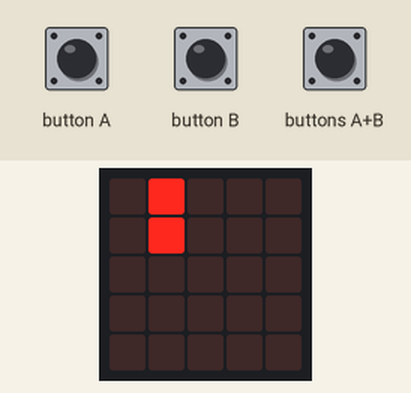
This program was run on a simulated BBC micro:bit (MakeCode). Parts: the board's 5×5 LED display. The inputs (shaded band) are chosen by the test bench. Random numbers come from a fixed seed.

Above: at 1.6 s.
1.7 s: button A pressed for 0.15 s
3.3 s: button B pressed for 0.15 s
At 4.9 s:
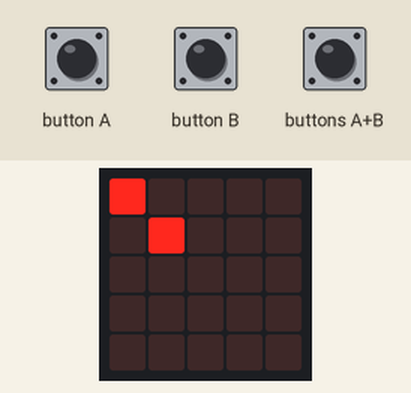
5.5 s: button A pressed for 0.15 s
At 6.4 s:
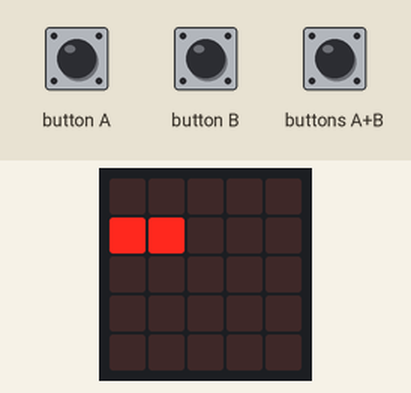
8.6 s: button B pressed for 0.15 s
At 9.8 s:
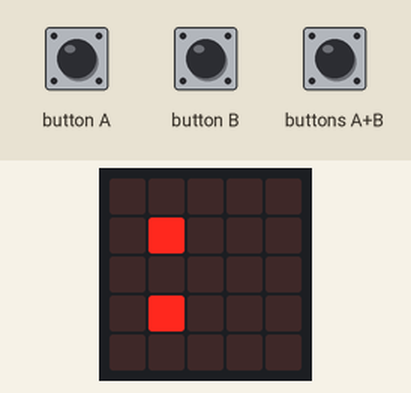
11.7 s: button A pressed for 0.15 s
At 12.8 s:
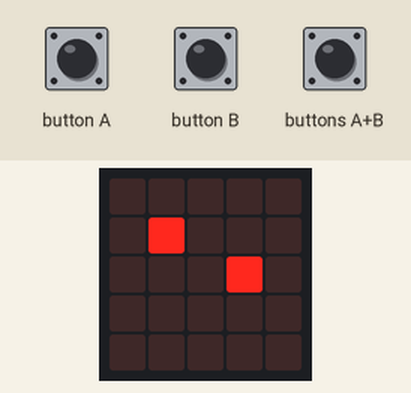
14.8 s: button B pressed for 0.15 s
At 15.8 s:
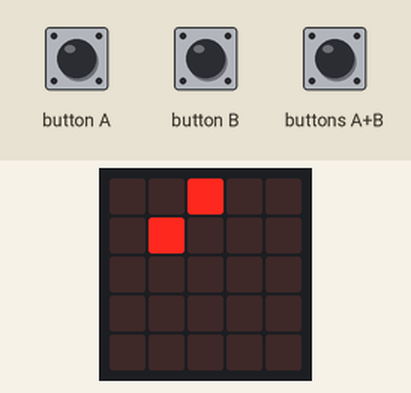
Timing chart, 0 to 17.8 s (numbered marks = the images above; inputs shaded):
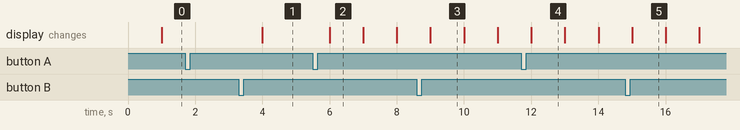

The program:

main.ts
```typescript
input.onButtonPressed(Button.A, function () {
    Snake.turn(Direction.Left, 90)
})
input.onButtonPressed(Button.AB, function () {
    if (game.isRunning()) {
        game.pause()
    } else {
        game.resume()
    }
})
input.onButtonPressed(Button.B, function () {
    Snake.turn(Direction.Left, 90)
})
let Snake: game.LedSprite = null
Snake = game.createSprite(0, 0)
let apple = game.createSprite(1, 1)
basic.forever(function () {
    while (game.isRunning()) {
        basic.pause(1000)
        Snake.move(1)
    }
    while (apple.isTouching(Snake)) {
        apple = game.createSprite(randint(-3, 3), randint(-3, 3))
    }
})
```

test.ts
```typescript
// 테스트는 여기로 이동합니다; 이 패키지가 확장으로 사용될 때 컴파일되지 않을 것 입니다.
```

Measured:
- after the input at 1.7 s, every drawn part: stays the same
- after the input at 3.3 s, the display: changes after 0.70 s (image 1)
- after the input at 5.5 s, the display: changes after 0.50 s (image 2)
- after the input at 14.8 s, the display: changes after 0.21 s (image 5)
- what the display in image 2 shows lasts 1.0 s, from 6.0 s to 7.0 s
